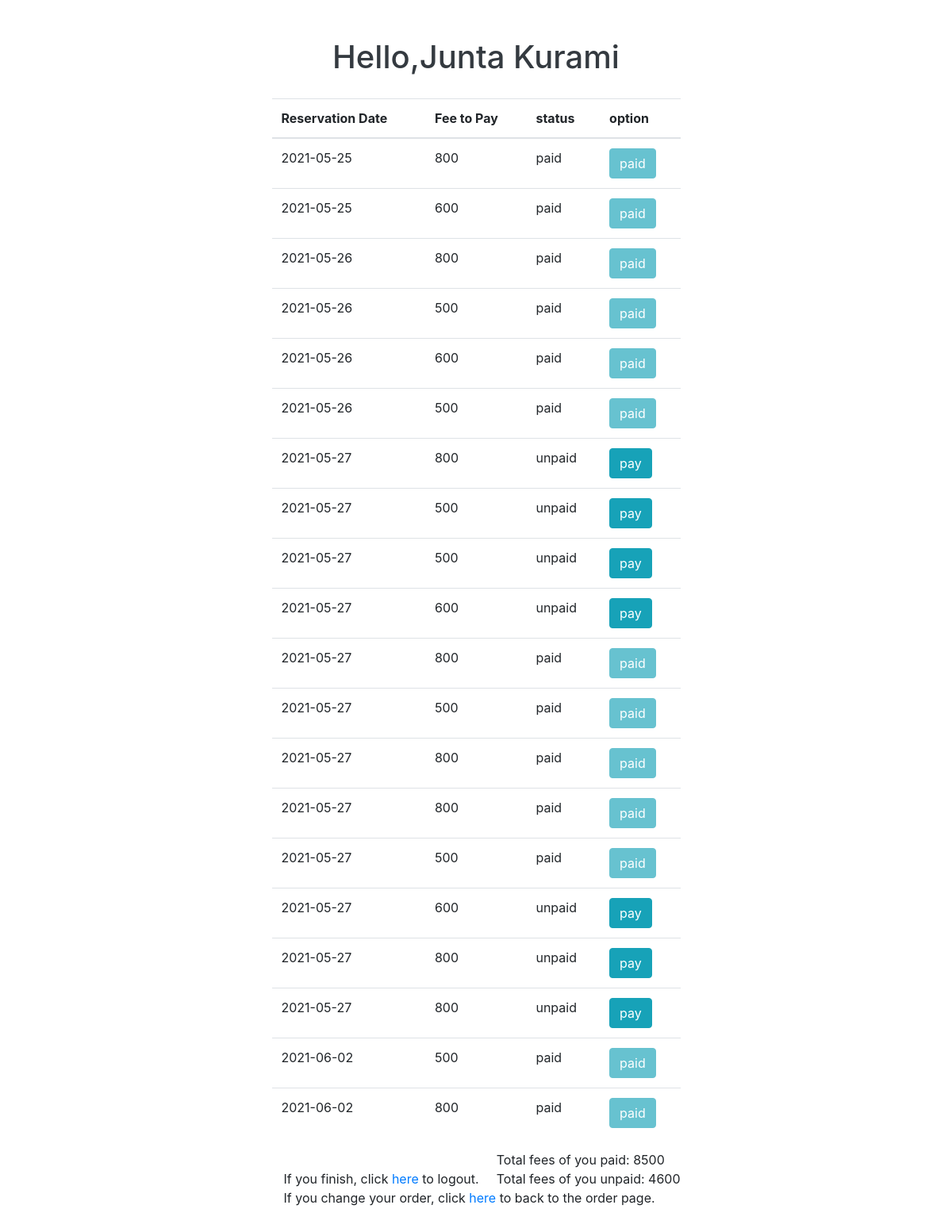
The app's page /profile.php (signed in) with its own data.
### tables this page shows
CREATE TABLE `user_fees` (
  `fee_id` int(11) NOT NULL,
  `user_id` varchar(255) NOT NULL,
  `fee` varchar(255) NOT NULL,
  `status` varchar(255) NOT NULL DEFAULT 'unpaid',
  `date` date NOT NULL DEFAULT current_timestamp()
);

### classes/database.php (called while the page is built, shortened)
<?php
    class database {
        private $server_name = "localhost";
        private $db_username = "root";
        private $db_password = "";
        private $database = "company_x";
        public function __construct(){
            $this->conn = new mysqli($this->server_name, $this->db_username, $this->db_password, $this->database);
            return $this->conn;
        }
    }
?>

### userAction.php (called while the page is built, shortened)
<?php
    require_once "classes/users.php";
    $user = new user();
?>

### classes/users.php (called while the page is built, shortened)
<?php
require_once "database.php";
class user extends database{
    public function get_user_fees($id){
        $sql = "SELECT * FROM user_fees WHERE user_id ='$id'";
        $result = $this->conn->query($sql);
        if($result->num_rows > 0){
            $array = array();
            while($row = $result->fetch_assoc()){
                $array [] = $row;
            }
            return $array;
        }
    }
}
?>

### profile.php (the view, shortened to what this page needs)
<!doctype html>
<html lang="en">
<head>
    <link rel="stylesheet" href="https://stackpath.bootstrapcdn.com/bootstrap/4.3.1/css/bootstrap.min.css">
</head>
<body>
    <?php
    include 'userAction.php';
    $user_fee = $user->get_user_fees($_SESSION['user_id']);
    $paid_fee = 0;
    $unpaid_fee = 0;
    ?>
    <div class="container">
        <div class="card mx-auto w-50 my-5 border-0">
            <div class="text-center bg-white border-0 text-dark">
                <h1 class="text-center">
                    <?php echo "Hello," . $_SESSION['first_name'] . " " . $_SESSION['last_name'] . "<br>"; ?>
                </h1>
            </div>
            <div class="card-body">
                <table class="table">
                    <thead>
                        <tr>
                            <th>Reservation Date</th>
                            <th>Fee to Pay</th>
                            <th>status</th>
                            <th>option</th>
                        </tr>
                    </thead>
                    <tbody>
                    <?php foreach($user_fee as $row):
                        $feeid = $row['fee_id'] ?>
                        <tr>
                        <td><?php echo $row['date'] ?></td>
                        <td><?php echo $row['fee'] ?></td>
                        <td><?php echo $row['status'] ?></td>
                        <td>
                            <form action="userAction.php?fee_id=<?php echo $feeid ?>" method="post">
                                <?php if($row['status'] == "paid"){ ?>
                                <input type="submit" class="btn btn-info" value="paid" name="paid" disabled>
                                <?php } else{ ?>
                                <input type="submit" class="btn btn-info" value="pay" name="pay">
                                <?php } ?>
                            </form>
                        </td>
                        </tr>
                    <?php endforeach?>
                    </tbody>
                </table>
                <?php
                foreach ($user_fee as $row):
                    if($row['status'] == "paid"){
                        $paid_fee = $paid_fee + $row['fee'];
                    }else{
                        $unpaid_fee = $unpaid_fee + $row['fee'];
                    }
                endforeach;
                ?>
                <span class="float-right">
                    Total fees of you paid: <?php echo $paid_fee ?><br>
                    Total fees of you unpaid: <?php echo $unpaid_fee ?>
                </span><br>
                <div class="container">
                    If you finish, click <a value=logout href="login.php">here</a> to logout.<br>
                    If you change your order, click <a href="updateorder.php">here</a> to back to the order page.
                </div>
            </div>
        </div>
    </div>
</body>
</html>

### records on screen
user_fees: date "2021-05-25", fee "800", status "paid"
user_fees: date "2021-05-25", fee "600", status "paid"
user_fees: date "2021-05-26", fee "800", status "paid"
user_fees: date "2021-05-26", fee "500", status "paid"
user_fees: date "2021-05-26", fee "600", status "paid"
user_fees: date "2021-05-26", fee "500", status "paid"
user_fees: date "2021-05-27", fee "800", status "unpaid"
user_fees: date "2021-05-27", fee "500", status "unpaid"
user_fees: date "2021-05-27", fee "500", status "unpaid"
user_fees: date "2021-05-27", fee "600", status "unpaid"
user_fees: date "2021-05-27", fee "800", status "paid"
user_fees: date "2021-05-27", fee "500", status "paid"
user_fees: date "2021-05-27", fee "800", status "paid"
user_fees: date "2021-05-27", fee "800", status "paid"
user_fees: date "2021-05-27", fee "500", status "paid"
user_fees: date "2021-05-27", fee "600", status "unpaid"
user_fees: date "2021-05-27", fee "800", status "unpaid"
user_fees: date "2021-05-27", fee "800", status "unpaid"
user_fees: date "2021-06-02", fee "500", status "paid"
user_fees: date "2021-06-02", fee "800", status "paid"

### other values on screen
$_SESSION['first_name'] "Junta"
$_SESSION['last_name'] "Kurami"
$paid_fee "8500"
$unpaid_fee "4600"
